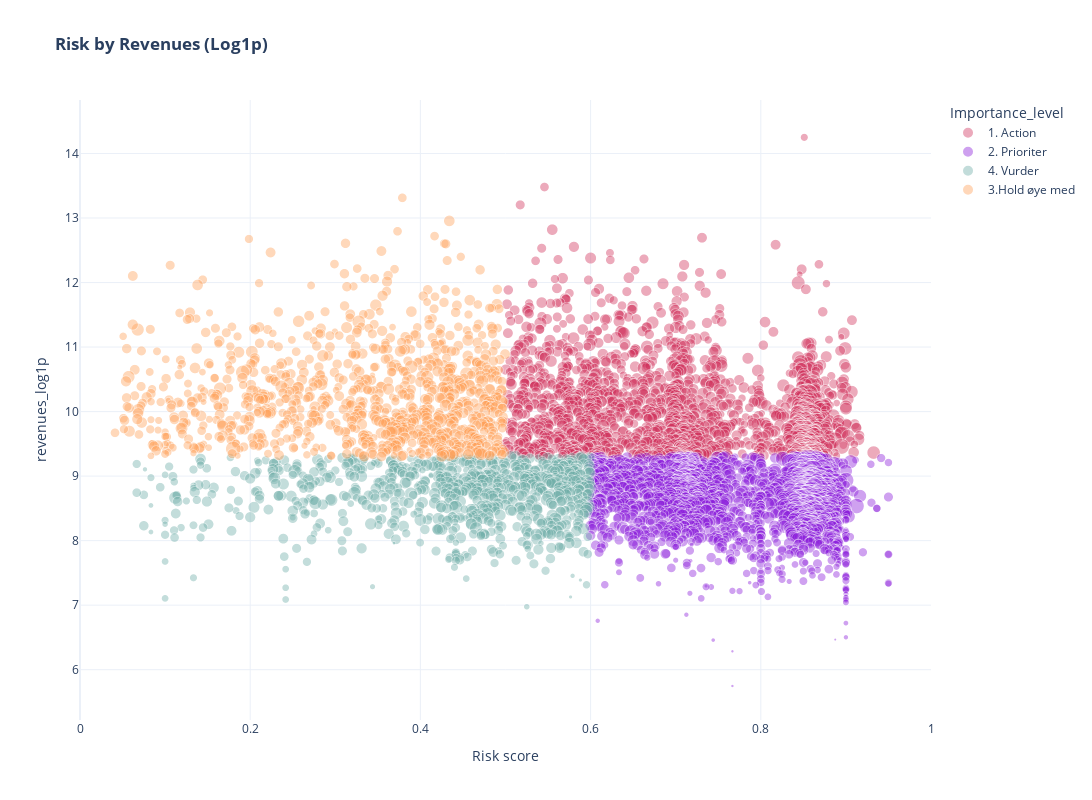

Source (notebook cell):
### Code cell
fig = px.scatter(
    merged, 
    y='revenues_log1p', 
    x='Risk score', 
    color='Importance_level', 
    hover_name='MDU_NAME',
    hover_data=['MDU_NAME', 'REVENUE_AVG', 'Risk score', 'Importance_level'], 
    height=800, 
    width=1500, 
    category_orders={'Importance_level': ['1. Action', '2. Prioriter', '3. Hold øye med', '4. Vurder']},
    color_discrete_map={'1. Action': '#d1345e', '2. Prioriter': '#8c20db', '3. Hold øye med': '#f1a039', '4. Vurder': '#70aea8'},
    template='plotly_white',
    size='ARPU_AVG',
    size_max=20,
    title='<b>Risk by Revenues (Log1p)</b>'
    
)
# change y-axis to 0-1
fig.update_xaxes(range=[0, 1])
fig.update_traces(opacity=0.6)
fig.update_traces(marker=dict(line=dict(width=0.7)))

fig.show()

### Figure 1 — Plotly figure (JSON) as saved in the notebook; plotly's stock layout.template omitted (floating-point values rounded to 4 significant figures; data arrays with more than 128 entries replaced by an {"elided": "..."} marker saying what was removed)
{"data": [{"customdata": {"elided": "1921x3 mixed values"}, "hovertemplate": "<b>%{hovertext}</b><br><br>Importance_level=%{customdata[2]}<br>Risk score=%{x}<br>revenues_log1p=%{y}<br>ARPU_AVG=%{marker.size}<br>MDU_NAME=%{customdata[0]}<br>REVENUE_AVG=%{customdata[1]}<extra></extra>", "hovertext": {"elided": "1921 str values"}, "legendgroup": "1. Action", "marker": {"color": "#d1345e", "line": {"width": 0.7}, "size": {"elided": "1921 float values"}, "sizemode": "area", "sizeref": 4.421, "symbol": "circle"}, "mode": "markers", "name": "1. Action", "opacity": 0.6, "showlegend": true, "type": "scattergl", "x": {"elided": "1921 float values"}, "xaxis": "x", "y": {"elided": "1921 float values"}, "yaxis": "y"}, {"customdata": {"elided": "2508x3 mixed values"}, "hovertemplate": "<b>%{hovertext}</b><br><br>Importance_level=%{customdata[2]}<br>Risk score=%{x}<br>revenues_log1p=%{y}<br>ARPU_AVG=%{marker.size}<br>MDU_NAME=%{customdata[0]}<br>REVENUE_AVG=%{customdata[1]}<extra></extra>", "hovertext": {"elided": "2508 str values"}, "legendgroup": "2. Prioriter", "marker": {"color": "#8c20db", "line": {"width": 0.7}, "size": {"elided": "2508 float values"}, "sizemode": "area", "sizeref": 4.421, "symbol": "circle"}, "mode": "markers", "name": "2. Prioriter", "opacity": 0.6, "showlegend": true, "type": "scattergl", "x": {"elided": "2508 float values"}, "xaxis": "x", "y": {"elided": "2508 float values"}, "yaxis": "y"}, {"customdata": {"elided": "814x3 mixed values"}, "hovertemplate": "<b>%{hovertext}</b><br><br>Importance_level=%{customdata[2]}<br>Risk score=%{x}<br>revenues_log1p=%{y}<br>ARPU_AVG=%{marker.size}<br>MDU_NAME=%{customdata[0]}<br>REVENUE_AVG=%{customdata[1]}<extra></extra>", "hovertext": {"elided": "814 str values"}, "legendgroup": "4. Vurder", "marker": {"color": "#70aea8", "line": {"width": 0.7}, "size": {"elided": "814 float values"}, "sizemode": "area", "sizeref": 4.421, "symbol": "circle"}, "mode": "markers", "name": "4. Vurder", "opacity": 0.6, "showlegend": true, "type": "scattergl", "x": {"elided": "814 float values"}, "xaxis": "x", "y": {"elided": "814 float values"}, "yaxis": "y"}, {"customdata": {"elided": "1012x3 mixed values"}, "hovertemplate": "<b>%{hovertext}</b><br><br>Importance_level=%{customdata[2]}<br>Risk score=%{x}<br>revenues_log1p=%{y}<br>ARPU_AVG=%{marker.size}<br>MDU_NAME=%{customdata[0]}<br>REVENUE_AVG=%{customdata[1]}<extra></extra>", "hovertext": {"elided": "1012 str values"}, "legendgroup": "3.Hold øye med", "marker": {"color": "#FFA15A", "line": {"width": 0.7}, "size": {"elided": "1012 float values"}, "sizemode": "area", "sizeref": 4.421, "symbol": "circle"}, "mode": "markers", "name": "3.Hold øye med", "opacity": 0.6, "showlegend": true, "type": "scattergl", "x": {"elided": "1012 float values"}, "xaxis": "x", "y": {"elided": "1012 float values"}, "yaxis": "y"}], "layout": {"height": 800, "legend": {"itemsizing": "constant", "title": {"text": "Importance_level"}, "tracegroupgap": 0}, "title": {"text": "<b>Risk by Revenues (Log1p)</b>"}, "width": 1500, "xaxis": {"anchor": "y", "domain": [0, 1], "range": [0, 1], "title": {"text": "Risk score"}}, "yaxis": {"anchor": "x", "domain": [0, 1], "title": {"text": "revenues_log1p"}}}}
